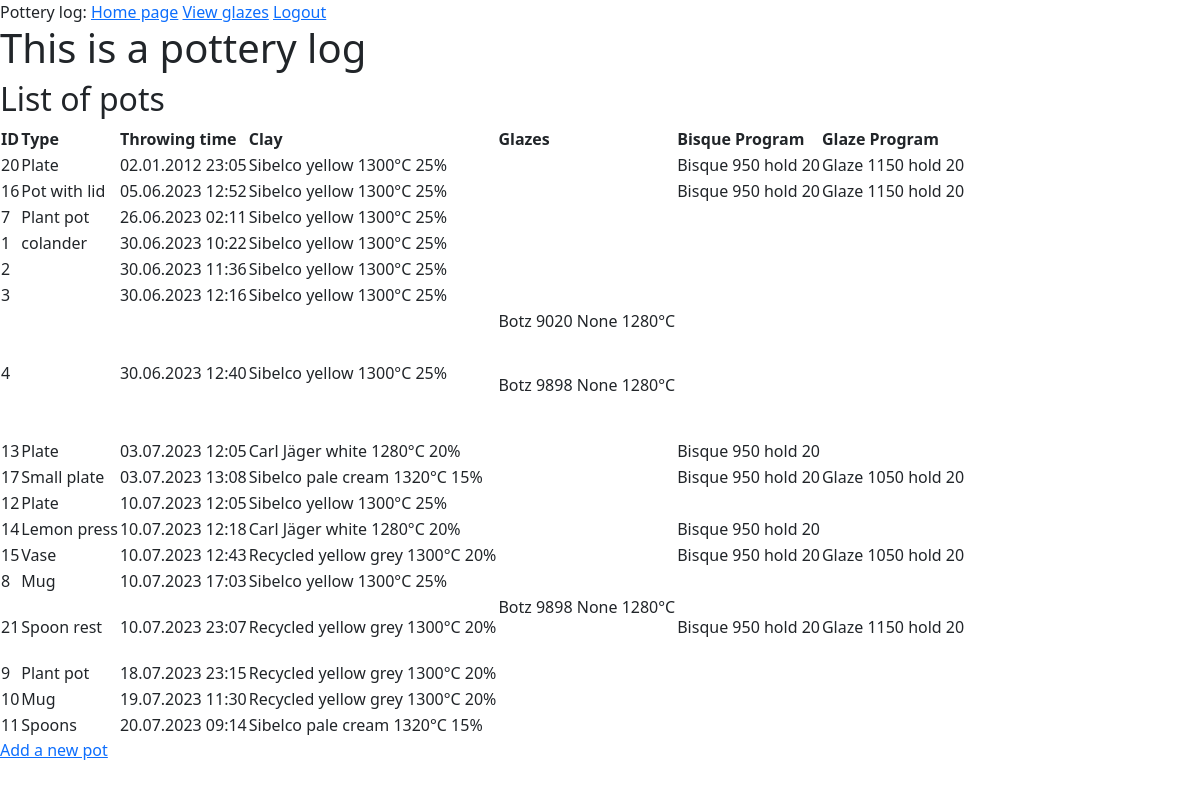
Before: /index (signed in) with the older database file.
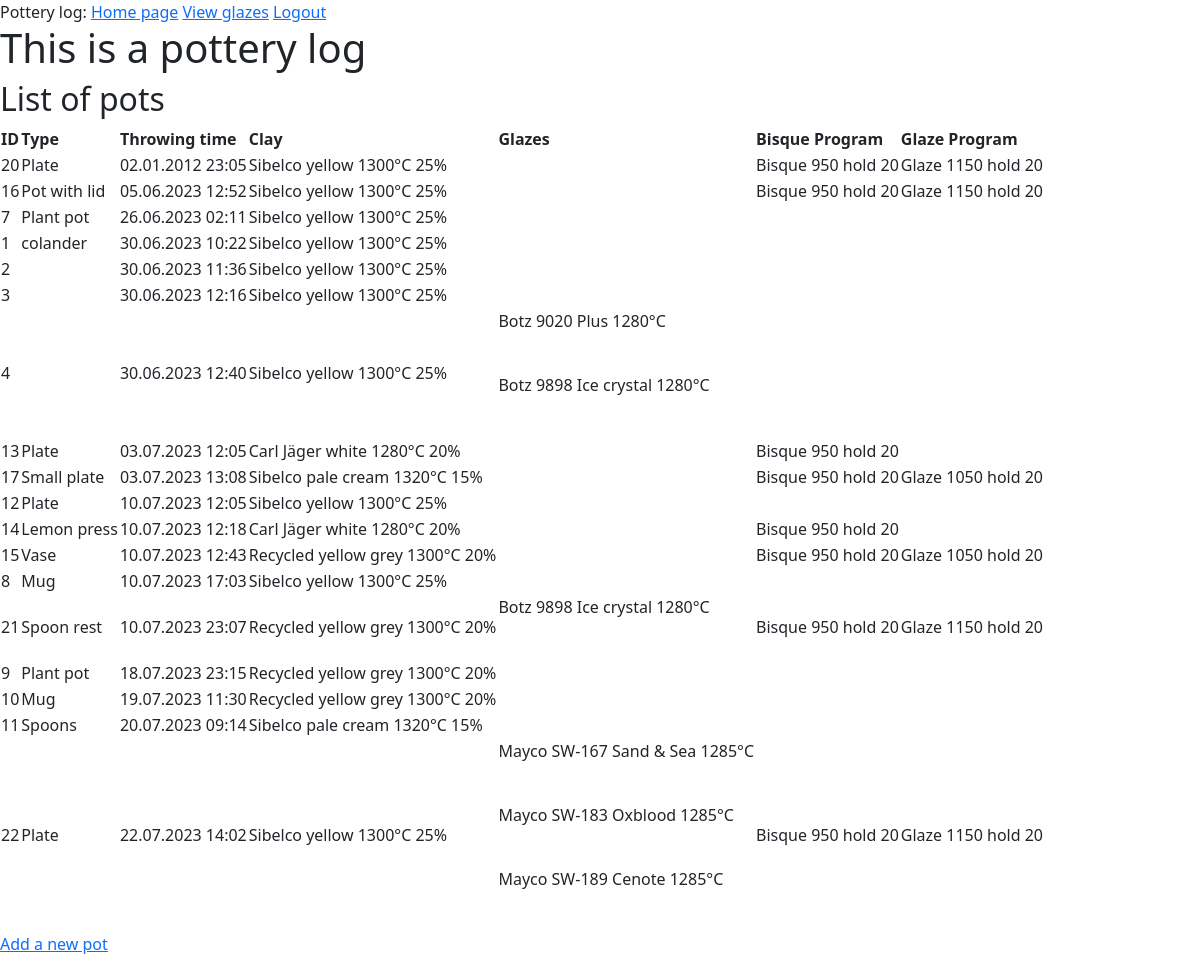
After: the same page with the newer database file.
### app/models.py (models this page shows, shortened)
class Pot(db.Model):
    __tablename__ = 'pot'
    id = db.Column(db.Integer, primary_key=True)
    vessel_type = db.Column(db.String(50))
    clay_type = db.Column(db.Integer, db.ForeignKey('clay.id'), index=True)
    author = db.Column(db.String(30), index=True)
    throw_date = db.Column(db.DateTime, index=True, default=lambda: germany_timezone.localize(datetime.now()))
    throw_weight = db.Column(db.Integer, index=True)
    throw_weight_unit = db.Column(db.String(10), default='g')
    throw_height = db.Column(db.String(140))
    throw_width = db.Column(db.String(140))
    throw_dimensions_unit = db.Column(db.String(10), default='cm')
    throw_notes = db.Column(db.Text)
    trim_date = db.Column(db.DateTime, index=True)
    trim_weight = db.Column(db.Integer, index=True)
    trim_weight_unit = db.Column(db.String(10))
    trim_surface_treatment = db.Column(db.String(140), index=True)
    trim_notes = db.Column(db.Text)
    bisque_fire_start = db.Column(db.DateTime, index=True)
    bisque_fire_program_id = db.Column(db.Integer, db.ForeignKey('firing_program.id'), index=True)
    bisque_fired_with_program = db.relationship('FiringProgram', back_populates='bisque_pots', foreign_keys=[bisque_fire_program_id])
    bisque_fire_kiln_id = db.Column(db.Integer, db.ForeignKey('kiln.id'), index=True, default=1)
    bisque_fired_with_kiln = db.relationship('Kiln', back_populates='bisque_fired_pots', foreign_keys=[bisque_fire_kiln_id])
    bisque_fire_end = db.Column(db.DateTime)
    bisque_fire_open = db.Column(db.DateTime)
    bisque_fire_notes = db.Column(db.Text)
    glaze_date = db.Column(db.DateTime, index=True)
    used_glazes = db.relationship('Glaze', secondary=pot_glaze, back_populates='glazed_pots', lazy='dynamic')
    glaze_notes = db.Column(db.Text)
    glaze_fire_start = db.Column(db.DateTime, index=True)
    glaze_fire_program_id = db.Column(db.Integer, db.ForeignKey('firing_program.id'), index=True)
    glaze_fired_with_program = db.relationship('FiringProgram', back_populates='glaze_pots', foreign_keys=[glaze_fire_program_id])
    glaze_fire_kiln_id = db.Column(db.Integer, db.ForeignKey('kiln.id'), index=True, default=1)
    glaze_fired_with_kiln = db.relationship('Kiln', back_populates='glaze_fired_pots', foreign_keys=[glaze_fire_kiln_id])
    glaze_fire_end = db.Column(db.DateTime, index=True)
    glaze_fire_open = db.Column(db.DateTime, index=True)
    glaze_fire_notes = db.Column(db.Text)
    def get_glaze_info(self):
        glaze_info = []
        for glaze in self.used_glazes:
            glaze_info.append(glaze.get_glaze_name())
        return glaze_info
    def get_clay_info(self):
        clay = Clay.query.get(self.clay_type)
        if clay:
            return '{} {} {}{} {}%'.format(clay.brand, clay.color, clay.temp_max, clay.temp_unit, clay.grog_percent)
        return self.clay_type

class Clay(db.Model):
    __tablename__ = 'clay'
    id = db.Column(db.Integer, primary_key=True)
    brand = db.Column(db.String(140), index=True)
    color = db.Column(db.String(140))
    temp_min = db.Column(db.Integer)
    temp_max = db.Column(db.Integer)
    temp_unit = db.Column(db.String(10), default='°C')
    grog_percent = db.Column(db.Integer)
    grog_size_max = db.Column(db.Float)
    grog_size_unit = db.Column(db.String(10), default='mm')
    pots = db.relationship('Pot', backref='made_with_clay', lazy='dynamic')

class FiringProgram(db.Model):
    __tablename__ = 'firing_program'
    id = db.Column(db.Integer, primary_key=True)
    type = db.Column(db.String(20))
    name = db.Column(db.String(100))
    associated_segments = db.relationship('FiringSegment', secondary=program_segment, back_populates='associated_programs', lazy='dynamic')
    bisque_pots = db.relationship('Pot', back_populates='bisque_fired_with_program', foreign_keys='[Pot.bisque_fire_program_id]', lazy='dynamic')
    glaze_pots = db.relationship('Pot', back_populates='glaze_fired_with_program', foreign_keys='[Pot.glaze_fire_program_id]', lazy='dynamic')

### app/controller.py (the view)
@app.route('/')
@app.route('/home')
@app.route('/index')
@login_required
def index():
    pots = Pot.query.order_by(Pot.throw_date.asc()).all()
    return render_template('index.html', title='Pottery log', pots=pots)

### app/models.py (called while the page is built)
@login.user_loader
def load_user(id):
    return User.query.get(int(id))

    def get_glaze_name(self):
        return '{} {} {} {}{}'.format(self.brand, self.brand_id, self.name, self.temp_max, self.temp_unit)

### app/templates/index.html
{% extends 'layout.html' %}
{% block main %}
<h1>This is a pottery log</h1>
<div>
    <h2>List of pots</h2>
    <table>
        <thead>
            <tr>
                <th>ID</th>
                <th>Type</th>
                <th>Throwing time</th>
                <th>Clay</th>
                <th>Glazes</th>
                <th>Bisque Program</th>
                <th>Glaze Program</th>
            </tr>
        </thead>
        <tbody>
            {% for pot in pots %}
            <tr>
                <td>{{ pot.id }}</td>
                <td>{{ pot.vessel_type or ''}}</td>
                <td>{{ pot.throw_date.strftime('%d.%m.%Y %H:%M') or ''}}</td>
                <td>{{ pot.get_clay_info() or '' }}</td>
                <td>{% for glaze in pot.get_glaze_info() %}
                    <p>{{ glaze or '' }}</p><br>
                    {% endfor %}
                </td>
                <td>{{ pot.bisque_fired_with_program.name or '' }}</td>
                <td>{{ pot.glaze_fired_with_program.name or '' }}</td>
            </tr>
            {% endfor %}
        </tbody>
    </table>
    <div>
        <a href="{{ url_for('add_pot') }}" class="button">Add a new pot</a>
    </div>
</div>
{% endblock %}

### app/templates/layout.html (shortened to what this page needs)
<!DOCTYPE html>
<html lang="en">
    <head>
        <link href="https://cdn.jsdelivr.net/npm/bootstrap@5.1.3/dist/css/bootstrap.min.css" rel="stylesheet">
        <link href="/static/styles.css" rel="stylesheet">
        <link rel="stylesheet" href="https://cdn.jsdelivr.net/npm/bootstrap-icons@1.8.0/font/bootstrap-icons.css">
    </head>
    <body>
        <main>
            <div>
                Pottery log:
                <a href="{{ url_for('index') }}">Home page</a>
                {% if current_user.is_anonymous %}
                <a href="{{ url_for('login') }}">Login</a>
                {% else %}
                <a href="{{ url_for('view_glazes') }}">View glazes</a>
                <a href="{{ url_for('logout') }}">Logout</a>
                {% endif %}
            </div>
            {% block main %}
            {% endblock %}
        </main>
    </body>
</html>

Changed rows visible on the page:
added Pot: id "22", vessel_type "Plate", throw_date "22.07.2023 14:02", clay_type.grog_percent "Sibelco yellow 1300°C 25%", glaze "Mayco SW-167 Sand & Sea 1285°C" "Mayco SW-183 Oxblood 1285°C" "Mayco SW-189 Cenote 1285°C", bisque_fired_with_program "Bisque 950 hold 20", glaze_fired_with_program "Glaze 1150 hold 20"
Other visible differences:
new list line: "Botz 9020 Plus 1280°C"
new list line: "Botz 9898 Ice crystal 1280°C"
list line gone: "Botz 9020 None 1280°C"
list line gone: "Botz 9898 None 1280°C"
